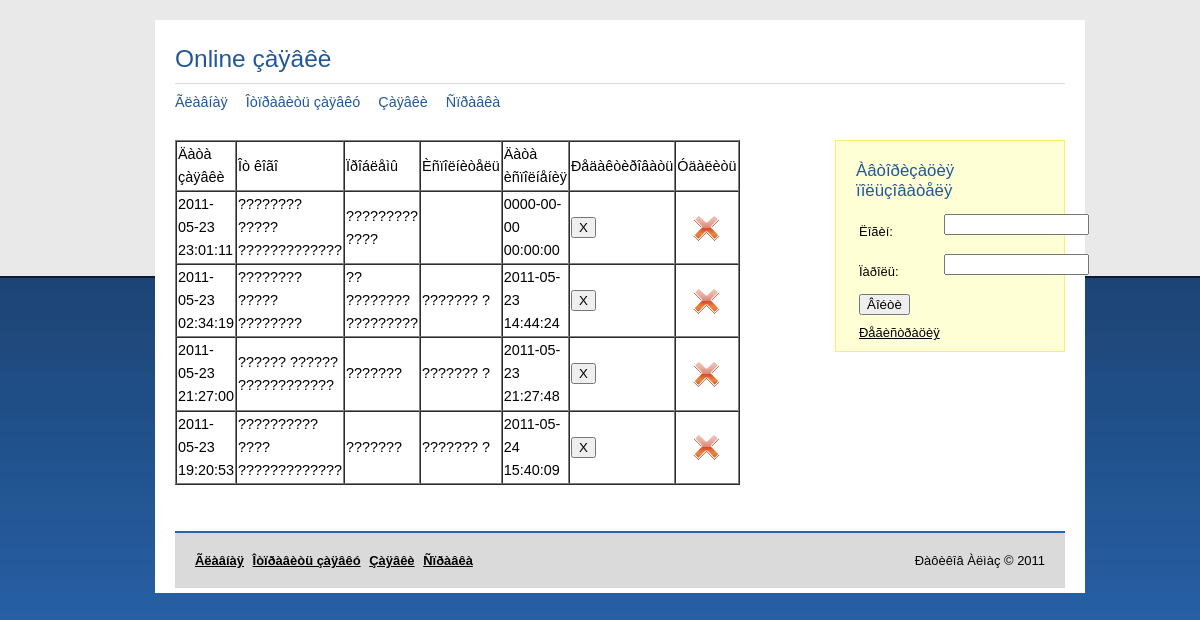
The app's page /vip_insert.php, older data.
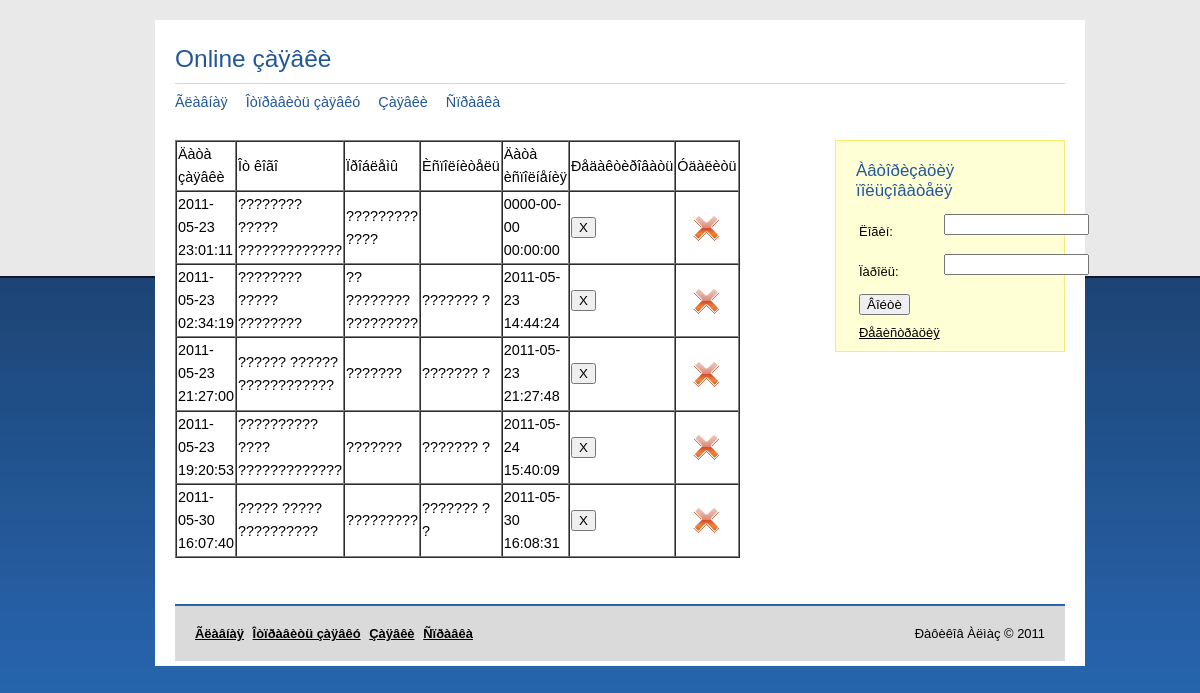
The same page, newer data.
### tables this page shows
CREATE TABLE `zayavka` (
  `id` int(6) NOT NULL auto_increment,
  `date_z` datetime NOT NULL,
  `id_who` int(3) NOT NULL,
  `problem` text NOT NULL,
  `isp` char(25) NOT NULL,
  `comments` text NOT NULL,
  `date_isp` datetime NOT NULL,
  `vip` enum('0','1') default NULL,
  PRIMARY KEY  (`id`)
);

### vip_insert.php (the view, shortened to what this page needs)
<? session_start();
include("index.inc");
$vip=mysql_query("SELECT  zayavka.id as id, date_z,CONCAT(who.F,' ',who.I,' ',who.O) as otv,problem,isp,date_isp,vip
FROM zayavka,who
WHERE zayavka.id_who=who.id AND vip='1'
ORDER BY date_isp");
?>
<table width="30%" border="1" cellspacing="0" cellpading="30" class="viv">
<tr>
<td>Äàòà çàÿâêè</td>
<td>Îò êîãî</td>
<td>Ïðîáëåìû</td>
<td>Èñïîëíèòåëü</td>
<td>Äàòà èñïîëíåíèÿ</td>
<td>Ðåäàêòèðîâàòü</td>
<td>Óäàëèòü</td>
</tr>
<?
while($mass=mysql_fetch_array($vip)){
echo "<tr>";
echo "<td>".$mass['date_z']."</td>";
echo "<td>".$mass['otv']."</td>";
echo "<td>".$mass['problem']."</td>";
echo "<td>".$mass['isp']."</td>";
echo "<td>".$mass['date_isp']."</td>";
echo "<td><FORM METHOD=POST ACTION=update_zayavki.php><input type=hidden name=id value=".$mass['id']." /><input type=submit value='X' /></FORM></td>";
echo "<td align=center><a href=vip_insert.php?del=$mass[id] \"
onClick=\"return confirm('Âû óâåðåíû?');\"><img src='images/close.png' /></a></td>";
echo "</tr>";
}
 ?>
</table>
<? include("footer.inc");?>

Row changes from the older to the newer data that the page shows:
now on this page (row edited): zayavka: date_z "2011-05-30 16:07:40", otv "????? ????? ??????????", problem "?????????", isp "??????? ? ?", date_isp "2011-05-30 16:08:31"
